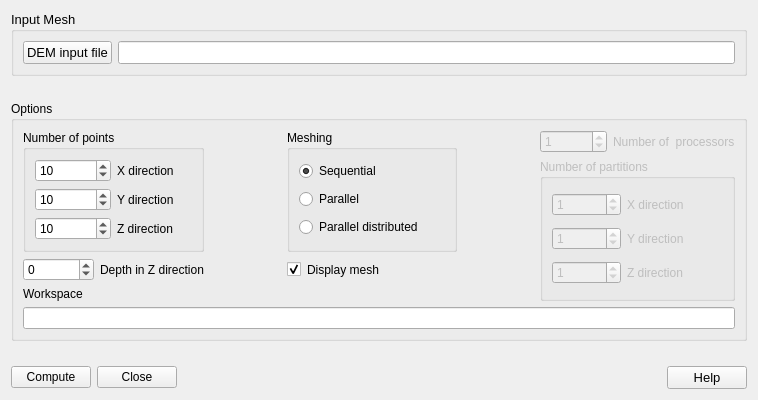
<?xml version="1.0" encoding="UTF-8"?>
<ui version="4.0">
 <class>TopIIVolMeshMainFrame</class>
 <widget class="QWidget" name="TopIIVolMeshMainFrame">
  <property name="geometry">
   <rect>
    <x>0</x>
    <y>0</y>
    <width>758</width>
    <height>400</height>
   </rect>
  </property>
  <property name="windowTitle">
   <string>Tetrahedral mesh generator for DEM point-clouds</string>
  </property>
  <layout class="QGridLayout" name="gridLayout">
   <item row="1" column="0">
    <spacer name="verticalSpacer">
     <property name="orientation">
      <enum>Qt::Vertical</enum>
     </property>
     <property name="sizeHint" stdset="0">
      <size>
       <width>20</width>
       <height>40</height>
      </size>
     </property>
    </spacer>
   </item>
   <item row="0" column="0">
    <widget class="QGroupBox" name="groupBox">
     <property name="font">
      <font>
       <pointsize>10</pointsize>
      </font>
     </property>
     <property name="title">
      <string>Input Mesh</string>
     </property>
     <layout class="QGridLayout" name="gridLayout_2">
      <item row="0" column="1">
       <widget class="QLineEdit" name="qleMeshFile">
        <property name="font">
         <font>
          <pointsize>10</pointsize>
         </font>
        </property>
       </widget>
      </item>
      <item row="0" column="0">
       <widget class="QPushButton" name="qpbMeshFile">
        <property name="font">
         <font>
          <pointsize>10</pointsize>
         </font>
        </property>
        <property name="text">
         <string>DEM input file</string>
        </property>
        <property name="iconSize">
         <size>
          <width>18</width>
          <height>18</height>
         </size>
        </property>
       </widget>
      </item>
     </layout>
    </widget>
   </item>
   <item row="3" column="0">
    <spacer name="verticalSpacer_2">
     <property name="orientation">
      <enum>Qt::Vertical</enum>
     </property>
     <property name="sizeHint" stdset="0">
      <size>
       <width>20</width>
       <height>40</height>
      </size>
     </property>
    </spacer>
   </item>
   <item row="4" column="0">
    <layout class="QHBoxLayout" name="horizontalLayout">
     <item>
      <widget class="QPushButton" name="qpbCompute">
       <property name="text">
        <string>Compute</string>
       </property>
      </widget>
     </item>
     <item>
      <widget class="QPushButton" name="qpbClose">
       <property name="text">
        <string>Close</string>
       </property>
      </widget>
     </item>
     <item>
      <spacer name="horizontalSpacer">
       <property name="orientation">
        <enum>Qt::Horizontal</enum>
       </property>
       <property name="sizeHint" stdset="0">
        <size>
         <width>40</width>
         <height>20</height>
        </size>
       </property>
      </spacer>
     </item>
     <item>
      <widget class="QPushButton" name="qpbHelp">
       <property name="font">
        <font>
         <pointsize>10</pointsize>
        </font>
       </property>
       <property name="text">
        <string>Help</string>
       </property>
      </widget>
     </item>
    </layout>
   </item>
   <item row="2" column="0">
    <widget class="QGroupBox" name="gbOptions">
     <property name="title">
      <string>Options</string>
     </property>
     <layout class="QGridLayout" name="gridLayout_6">
      <item row="0" column="0" rowspan="2" colspan="2">
       <widget class="QGroupBox" name="qgbNBpoints">
        <property name="title">
         <string>Number of points</string>
        </property>
        <layout class="QGridLayout" name="gridLayout_4">
         <item row="0" column="0">
          <widget class="QSpinBox" name="qsbXPoints">
           <property name="minimum">
            <number>0</number>
           </property>
           <property name="maximum">
            <number>999999999</number>
           </property>
           <property name="value">
            <number>10</number>
           </property>
          </widget>
         </item>
         <item row="0" column="1">
          <widget class="QLabel" name="qlXpoints">
           <property name="text">
            <string>X direction</string>
           </property>
          </widget>
         </item>
         <item row="1" column="0">
          <widget class="QSpinBox" name="qsbYPoints">
           <property name="minimum">
            <number>0</number>
           </property>
           <property name="maximum">
            <number>999999999</number>
           </property>
           <property name="value">
            <number>10</number>
           </property>
          </widget>
         </item>
         <item row="1" column="1">
          <widget class="QLabel" name="qlYpoints">
           <property name="text">
            <string>Y direction</string>
           </property>
          </widget>
         </item>
         <item row="2" column="0">
          <widget class="QSpinBox" name="qsbZPoints">
           <property name="minimum">
            <number>0</number>
           </property>
           <property name="maximum">
            <number>999999999</number>
           </property>
           <property name="value">
            <number>10</number>
           </property>
          </widget>
         </item>
         <item row="2" column="1">
          <widget class="QLabel" name="qlZpoints">
           <property name="text">
            <string>Z direction</string>
           </property>
          </widget>
         </item>
        </layout>
       </widget>
      </item>
      <item row="0" column="2">
       <spacer name="horizontalSpacer_3">
        <property name="orientation">
         <enum>Qt::Horizontal</enum>
        </property>
        <property name="sizeHint" stdset="0">
         <size>
          <width>0</width>
          <height>20</height>
         </size>
        </property>
       </spacer>
      </item>
      <item row="0" column="3" rowspan="2" colspan="3">
       <widget class="QGroupBox" name="groupBox_2">
        <property name="title">
         <string>Meshing</string>
        </property>
        <layout class="QGridLayout" name="gridLayout_5">
         <item row="0" column="0">
          <widget class="QRadioButton" name="qrbSeq">
           <property name="text">
            <string>Sequential</string>
           </property>
           <property name="checked">
            <bool>true</bool>
           </property>
          </widget>
         </item>
         <item row="1" column="0">
          <widget class="QRadioButton" name="qrbPar">
           <property name="text">
            <string>Parallel</string>
           </property>
          </widget>
         </item>
         <item row="2" column="0">
          <widget class="QRadioButton" name="qrbDist">
           <property name="text">
            <string>Parallel distributed</string>
           </property>
          </widget>
         </item>
        </layout>
       </widget>
      </item>
      <item row="0" column="6">
       <spacer name="horizontalSpacer_5">
        <property name="orientation">
         <enum>Qt::Horizontal</enum>
        </property>
        <property name="sizeHint" stdset="0">
         <size>
          <width>0</width>
          <height>20</height>
         </size>
        </property>
       </spacer>
      </item>
      <item row="0" column="7">
       <widget class="QSpinBox" name="qsbNBprocs">
        <property name="enabled">
         <bool>false</bool>
        </property>
        <property name="minimum">
         <number>0</number>
        </property>
        <property name="maximum">
         <number>999999999</number>
        </property>
        <property name="value">
         <number>1</number>
        </property>
       </widget>
      </item>
      <item row="0" column="8">
       <widget class="QLabel" name="qlbNBprocs">
        <property name="enabled">
         <bool>false</bool>
        </property>
        <property name="text">
         <string>Number of  processors</string>
        </property>
       </widget>
      </item>
      <item row="1" column="7" rowspan="3" colspan="2">
       <widget class="QGroupBox" name="qgbDist">
        <property name="enabled">
         <bool>false</bool>
        </property>
        <property name="title">
         <string>Number of partitions</string>
        </property>
        <property name="checkable">
         <bool>false</bool>
        </property>
        <layout class="QGridLayout" name="gridLayout_3">
         <item row="1" column="0" colspan="2">
          <widget class="QSpinBox" name="qsbYParts">
           <property name="minimum">
            <number>0</number>
           </property>
           <property name="maximum">
            <number>999999999</number>
           </property>
           <property name="value">
            <number>1</number>
           </property>
          </widget>
         </item>
         <item row="1" column="2" colspan="2">
          <widget class="QLabel" name="qlbYParts">
           <property name="text">
            <string>Y direction</string>
           </property>
          </widget>
         </item>
         <item row="0" column="2" colspan="2">
          <widget class="QLabel" name="qlbXParts">
           <property name="text">
            <string>X direction</string>
           </property>
          </widget>
         </item>
         <item row="2" column="2">
          <widget class="QLabel" name="qlbZParts">
           <property name="text">
            <string>Z direction</string>
           </property>
          </widget>
         </item>
         <item row="2" column="0" colspan="2">
          <widget class="QSpinBox" name="qsbZParts">
           <property name="minimum">
            <number>0</number>
           </property>
           <property name="maximum">
            <number>999999999</number>
           </property>
           <property name="value">
            <number>1</number>
           </property>
          </widget>
         </item>
         <item row="0" column="0" colspan="2">
          <widget class="QSpinBox" name="qsbXParts">
           <property name="minimum">
            <number>0</number>
           </property>
           <property name="maximum">
            <number>999999999</number>
           </property>
           <property name="value">
            <number>1</number>
           </property>
          </widget>
         </item>
        </layout>
       </widget>
      </item>
      <item row="2" column="0">
       <widget class="QSpinBox" name="qsbDepth">
        <property name="minimum">
         <number>-999999999</number>
        </property>
        <property name="maximum">
         <number>999999999</number>
        </property>
        <property name="value">
         <number>0</number>
        </property>
       </widget>
      </item>
      <item row="2" column="1">
       <widget class="QLabel" name="qlDepth">
        <property name="text">
         <string>Depth in Z direction</string>
        </property>
       </widget>
      </item>
      <item row="2" column="3">
       <widget class="QCheckBox" name="qcbDisplayMesh">
        <property name="text">
         <string/>
        </property>
        <property name="checked">
         <bool>true</bool>
        </property>
       </widget>
      </item>
      <item row="2" column="4">
       <widget class="QLabel" name="qlDisplayMesh">
        <property name="text">
         <string>Display mesh</string>
        </property>
       </widget>
      </item>
      <item row="2" column="5">
       <spacer name="horizontalSpacer_2">
        <property name="orientation">
         <enum>Qt::Horizontal</enum>
        </property>
        <property name="sizeHint" stdset="0">
         <size>
          <width>60</width>
          <height>20</height>
         </size>
        </property>
       </spacer>
      </item>
      <item row="3" column="0">
       <widget class="QLabel" name="qlTmpDir">
        <property name="text">
         <string>Workspace</string>
        </property>
       </widget>
      </item>
      <item row="4" column="0" colspan="9">
       <widget class="QLineEdit" name="qleTmpDir">
        <property name="sizePolicy">
         <sizepolicy hsizetype="Expanding" vsizetype="Fixed">
          <horstretch>0</horstretch>
          <verstretch>0</verstretch>
         </sizepolicy>
        </property>
        <property name="text">
         <string/>
        </property>
       </widget>
      </item>
     </layout>
    </widget>
   </item>
  </layout>
 </widget>
 <tabstops>
  <tabstop>qpbMeshFile</tabstop>
  <tabstop>qleMeshFile</tabstop>
  <tabstop>qsbXPoints</tabstop>
  <tabstop>qsbYPoints</tabstop>
  <tabstop>qsbZPoints</tabstop>
  <tabstop>qsbDepth</tabstop>
  <tabstop>qsbNBprocs</tabstop>
  <tabstop>qsbXParts</tabstop>
  <tabstop>qsbYParts</tabstop>
  <tabstop>qsbZParts</tabstop>
  <tabstop>qleTmpDir</tabstop>
  <tabstop>qpbCompute</tabstop>
  <tabstop>qpbClose</tabstop>
  <tabstop>qpbHelp</tabstop>
 </tabstops>
 <resources/>
 <connections/>
</ui>
